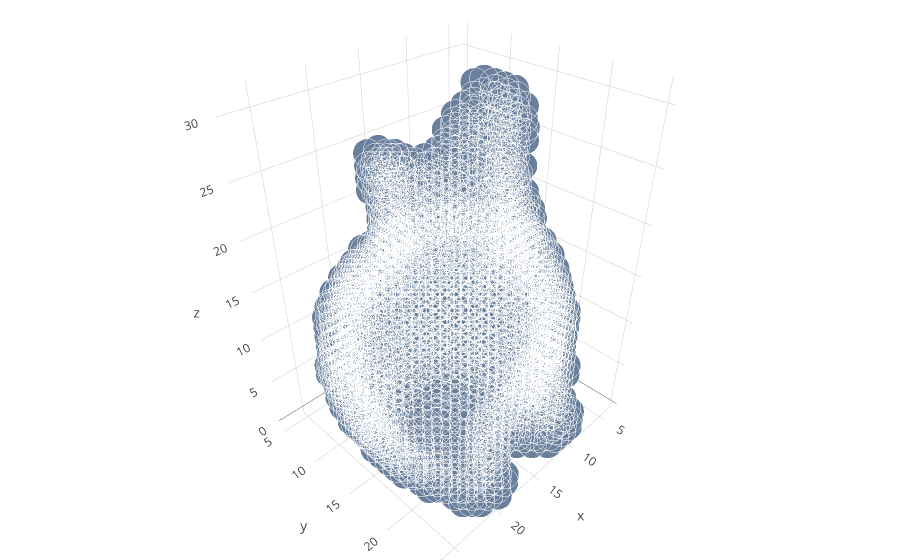

Source (notebook cell):
### Code cell
# generate file
file = np.random.choice(files)

def voxels_from_file(file, voxsize=32):
    out_file = file.split('.')[0] + '.binvox'
    file = file.replace(' ', '\ ')
    cmd = f'tools/binvox/binvox -d {voxsize} -cb -e {file}'
            
    if os.path.exists(out_file):
        os.remove(out_file)

    t = os.system(cmd)
    
    if t == 0:
        with open(out_file, 'rb') as f:
            d = binvox_rw.read_as_3d_array(f).data
            d = np.transpose(d, (0, 2, 1)) # fix orientation
        
        os.remove(out_file)
        return 1, d, file.split('/')[-1]
    else:
        return 0, None, None

voxels = voxels_from_file(file, 32)
print('\nPlotting:', file)
plot_vol(voxels[1])

### Figure 1 — Plotly figure (JSON) as saved in the notebook; plotly's stock layout.template omitted (floating-point values rounded to 4 significant figures; data arrays with more than 128 entries replaced by an {"elided": "..."} marker saying what was removed)
{"data": [{"marker": {"color": "rgb(105, 127, 155)", "line": {"color": "rgba(217, 217, 217, 0.14)", "width": 0.5}, "opacity": 1, "size": 10}, "mode": "markers", "type": "scatter3d", "x": {"elided": "2375 int values"}, "y": {"elided": "2375 int values"}, "z": {"elided": "2375 int values"}}], "layout": {"margin": {"b": 0, "l": 0, "r": 0, "t": 0}}}
